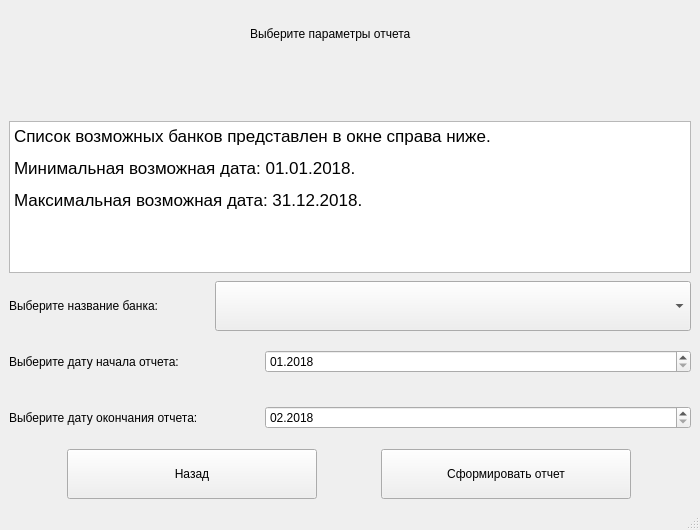
<?xml version="1.0" encoding="UTF-8"?>
<ui version="4.0">
 <class>BankReportWindow</class>
 <widget class="QMainWindow" name="BankReportWindow">
  <property name="geometry">
   <rect>
    <x>0</x>
    <y>0</y>
    <width>700</width>
    <height>530</height>
   </rect>
  </property>
  <property name="minimumSize">
   <size>
    <width>600</width>
    <height>450</height>
   </size>
  </property>
  <property name="maximumSize">
   <size>
    <width>700</width>
    <height>530</height>
   </size>
  </property>
  <property name="windowTitle">
   <string>Создание отчета для одного банка</string>
  </property>
  <widget class="QWidget" name="centralwidget">
   <layout class="QVBoxLayout" name="verticalLayout">
    <item alignment="Qt::AlignHCenter|Qt::AlignVCenter">
     <widget class="QLabel" name="HeadingLabel">
      <property name="minimumSize">
       <size>
        <width>200</width>
        <height>50</height>
       </size>
      </property>
      <property name="text">
       <string>Выберите параметры отчета</string>
      </property>
     </widget>
    </item>
    <item alignment="Qt::AlignHCenter|Qt::AlignVCenter">
     <widget class="QLabel" name="StatusLabel">
      <property name="minimumSize">
       <size>
        <width>0</width>
        <height>50</height>
       </size>
      </property>
      <property name="maximumSize">
       <size>
        <width>16777215</width>
        <height>50</height>
       </size>
      </property>
      <property name="text">
       <string/>
      </property>
     </widget>
    </item>
    <item>
     <widget class="QTextBrowser" name="DescriptionTextBrowser">
      <property name="minimumSize">
       <size>
        <width>100</width>
        <height>0</height>
       </size>
      </property>
      <property name="html">
       <string>&lt;!DOCTYPE HTML PUBLIC &quot;-//W3C//DTD HTML 4.0//EN&quot; &quot;http://www.w3.org/TR/REC-html40/strict.dtd&quot;&gt;
&lt;html&gt;&lt;head&gt;&lt;meta name=&quot;qrichtext&quot; content=&quot;1&quot; /&gt;&lt;style type=&quot;text/css&quot;&gt;
p, li { white-space: pre-wrap; }
&lt;/style&gt;&lt;/head&gt;&lt;body style=&quot; font-family:'.AppleSystemUIFont'; font-size:13pt; font-weight:400; font-style:normal;&quot;&gt;
&lt;p style=&quot; margin-top:12px; margin-bottom:12px; margin-left:0px; margin-right:0px; -qt-block-indent:0; text-indent:0px;&quot;&gt;Список возможных банков представлен в окне справа ниже.&lt;/p&gt;
&lt;p style=&quot; margin-top:12px; margin-bottom:12px; margin-left:0px; margin-right:0px; -qt-block-indent:0; text-indent:0px;&quot;&gt;Минимальная возможная дата: 01.01.2018.&lt;/p&gt;
&lt;p style=&quot; margin-top:12px; margin-bottom:12px; margin-left:0px; margin-right:0px; -qt-block-indent:0; text-indent:0px;&quot;&gt;Максимальная возможная дата: 31.12.2018.&lt;/p&gt;&lt;/body&gt;&lt;/html&gt;</string>
      </property>
     </widget>
    </item>
    <item>
     <layout class="QHBoxLayout" name="horizontalLayout">
      <property name="topMargin">
       <number>2</number>
      </property>
      <item>
       <widget class="QLabel" name="BankNameLabel">
        <property name="minimumSize">
         <size>
          <width>200</width>
          <height>50</height>
         </size>
        </property>
        <property name="maximumSize">
         <size>
          <width>200</width>
          <height>50</height>
         </size>
        </property>
        <property name="text">
         <string>Выберите название банка:</string>
        </property>
       </widget>
      </item>
      <item>
       <widget class="QComboBox" name="BankNameComboBox">
        <property name="minimumSize">
         <size>
          <width>300</width>
          <height>50</height>
         </size>
        </property>
       </widget>
      </item>
     </layout>
    </item>
    <item>
     <layout class="QHBoxLayout" name="horizontalLayout_2">
      <item>
       <widget class="QLabel" name="StartDateLabel">
        <property name="minimumSize">
         <size>
          <width>250</width>
          <height>50</height>
         </size>
        </property>
        <property name="maximumSize">
         <size>
          <width>250</width>
          <height>50</height>
         </size>
        </property>
        <property name="text">
         <string>Выберите дату начала отчета:</string>
        </property>
       </widget>
      </item>
      <item>
       <widget class="QDateEdit" name="StartDateEdit">
        <property name="maximumDate">
         <date>
          <year>2018</year>
          <month>11</month>
          <day>30</day>
         </date>
        </property>
        <property name="minimumDate">
         <date>
          <year>2018</year>
          <month>1</month>
          <day>1</day>
         </date>
        </property>
        <property name="displayFormat">
         <string>MM.yyyy</string>
        </property>
        <property name="date">
         <date>
          <year>2018</year>
          <month>1</month>
          <day>1</day>
         </date>
        </property>
       </widget>
      </item>
     </layout>
    </item>
    <item>
     <layout class="QHBoxLayout" name="horizontalLayout_3">
      <item>
       <widget class="QLabel" name="EndDateLabel">
        <property name="minimumSize">
         <size>
          <width>250</width>
          <height>50</height>
         </size>
        </property>
        <property name="maximumSize">
         <size>
          <width>250</width>
          <height>50</height>
         </size>
        </property>
        <property name="text">
         <string>Выберите дату окончания отчета: </string>
        </property>
       </widget>
      </item>
      <item>
       <widget class="QDateEdit" name="EndDateEdit">
        <property name="maximumDate">
         <date>
          <year>2018</year>
          <month>12</month>
          <day>31</day>
         </date>
        </property>
        <property name="minimumDate">
         <date>
          <year>2018</year>
          <month>2</month>
          <day>1</day>
         </date>
        </property>
        <property name="displayFormat">
         <string>MM.yyyy</string>
        </property>
        <property name="date">
         <date>
          <year>2018</year>
          <month>2</month>
          <day>1</day>
         </date>
        </property>
       </widget>
      </item>
     </layout>
    </item>
    <item>
     <layout class="QHBoxLayout" name="horizontalLayout_4">
      <item>
       <widget class="QPushButton" name="BackPushButton">
        <property name="minimumSize">
         <size>
          <width>200</width>
          <height>50</height>
         </size>
        </property>
        <property name="maximumSize">
         <size>
          <width>250</width>
          <height>50</height>
         </size>
        </property>
        <property name="text">
         <string>Назад</string>
        </property>
       </widget>
      </item>
      <item>
       <widget class="QPushButton" name="FormPushButton">
        <property name="minimumSize">
         <size>
          <width>200</width>
          <height>50</height>
         </size>
        </property>
        <property name="maximumSize">
         <size>
          <width>250</width>
          <height>50</height>
         </size>
        </property>
        <property name="text">
         <string>Сформировать отчет</string>
        </property>
       </widget>
      </item>
     </layout>
    </item>
   </layout>
  </widget>
  <widget class="QStatusBar" name="statusbar"/>
 </widget>
 <resources/>
 <connections/>
</ui>
